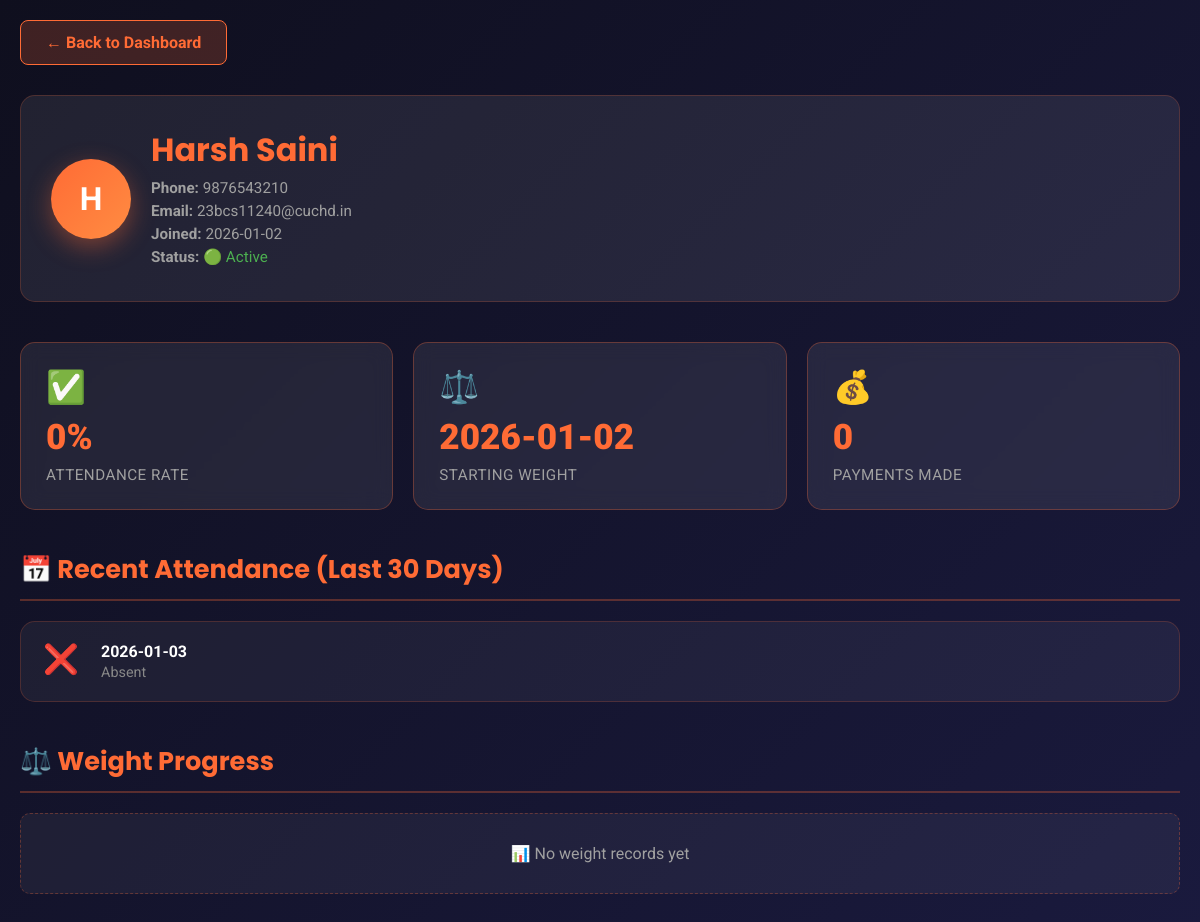
Page /insights/2 (signed in) on the committed database.
### tables this page shows
CREATE TABLE members (
            id INTEGER PRIMARY KEY AUTOINCREMENT,
            gym_owner_id INTEGER NOT NULL,
            name TEXT,
            phone TEXT,
            email TEXT,
            join_date TEXT,
            start_weight REAL,
            status TEXT DEFAULT 'active',
            goal_type TEXT DEFAULT 'weight_loss',
            target_weight REAL,
            goal_deadline TEXT,
            FOREIGN KEY(gym_owner_id) REFERENCES gym_owners(id),
            UNIQUE(gym_owner_id, name)
        );

CREATE TABLE attendance (
            id INTEGER PRIMARY KEY AUTOINCREMENT,
            gym_owner_id INTEGER NOT NULL,
            member_id INTEGER,
            date TEXT,
            status TEXT,
            FOREIGN KEY(gym_owner_id) REFERENCES gym_owners(id),
            UNIQUE(gym_owner_id, member_id, date)
        );

### app.py (the view)
@app.route("/insights/<int:member_id>")
@login_required
def member_insights(member_id):
    gym_owner_id = session.get('gym_owner_id')
    with get_db() as db:
        member = db.execute(
            "SELECT * FROM members WHERE id=? AND gym_owner_id=?",
            (member_id, gym_owner_id)
        ).fetchone()
        if not member:
            flash("Member not found", "error")
            return redirect("/")
        attendance_data = db.execute("""
            SELECT date, status FROM attendance
            WHERE member_id=? AND gym_owner_id=? AND date >= date('now', '-30 days')
            ORDER BY date DESC
        """, (member_id, gym_owner_id)).fetchall()
        weight_data = db.execute("""
            SELECT month, weight FROM weight_logs
            WHERE member_id=? AND gym_owner_id=?
            ORDER BY month DESC
            LIMIT 12
        """, (member_id, gym_owner_id)).fetchall()
        goal = db.execute(
            "SELECT * FROM member_goals WHERE member_id=? AND gym_owner_id=?",
            (member_id, gym_owner_id)
        ).fetchone()
        fees_paid = db.execute(
            "SELECT COALESCE(COUNT(*), 0) FROM fees WHERE member_id=? AND gym_owner_id=? AND paid_status='paid'",
            (member_id, gym_owner_id)
        ).fetchone()[0]
        attendance_percent = (len([a for a in attendance_data if a['status'] == 'present']) / len(attendance_data) * 100) if attendance_data else 0
    return render_template(
        "insights.html",
        member=member,
        goal=goal,
        attendance_data=attendance_data,
        weight_data=weight_data,
        attendance_percent=round(attendance_percent),
        fees_paid=fees_paid
    )

### app.py (called while the page is built)
def login_required(f):
    @wraps(f)
    def decorated_function(*args, **kwargs):
        if 'gym_owner_id' not in session:
            flash("Please login to access this page", "warning")
            return redirect("/login")
        return f(*args, **kwargs)
    return decorated_function

def get_db():
    conn = sqlite3.connect(DB_NAME)
    conn.row_factory = sqlite3.Row
    return conn

### templates/insights.html (shortened to what this page needs)
<!DOCTYPE html>
<html lang="en">
<head>
</head>
<body>
    <div class="container">
        <a href="/" class="back-link">← Back to Dashboard</a>
        <header>
            <div class="member-avatar-large">{{ member.name[0].upper() }}</div>
            <div class="member-info">
                <h1>{{ member.name }}</h1>
                <div class="member-details">
                    <p><strong>Phone:</strong> {{ member.phone }}</p>
                    <p><strong>Email:</strong> {{ member.email }}</p>
                    <p><strong>Joined:</strong> {{ member.join_date }}</p>
                    <p><strong>Status:</strong> {% if member.status == 'active' %}<span style="color:#4caf50;">🟢 Active</span>{% else %}<span style="color:#999;">🔴 Inactive</span>{% endif %}</p>
                </div>
            </div>
        </header>
        <div class="stats-grid">
            <div class="stat-card">
                <div class="stat-icon">✅</div>
                <div class="stat-value">{{ attendance_percent }}%</div>
                <div class="stat-label">Attendance Rate</div>
            </div>
            <div class="stat-card">
                <div class="stat-icon">⚖️</div>
                <div class="stat-value">{{ member[5] or '—' }}</div>
                <div class="stat-label">Starting Weight</div>
            </div>
            <div class="stat-card">
                <div class="stat-icon">💰</div>
                <div class="stat-value">{{ fees_paid }}</div>
                <div class="stat-label">Payments Made</div>
            </div>
        </div>
        <div class="section">
            <h2 class="section-title">📅 Recent Attendance (Last 30 Days)</h2>
            {% if attendance_data %}
            <div class="timeline">
                {% for record in attendance_data %}
                <div class="timeline-item">
                    <div class="timeline-icon">
                        {% if record[1] == 'present' %}✅{% else %}❌{% endif %}
                    </div>
                    <div class="timeline-content">
                        <div class="timeline-title">{{ record[0] }}</div>
                        <div class="timeline-status">
                            {% if record[1] == 'present' %}Present{% else %}Absent{% endif %}
                        </div>
                    </div>
                </div>
                {% endfor %}
            </div>
            {% else %}
            <div class="empty-message">📊 No attendance records in the last 30 days</div>
            {% endif %}
        </div>
        <div class="section">
            <h2 class="section-title">⚖️ Weight Progress</h2>
            {% if weight_data %}
            <div class="timeline">
                {% for record in weight_data %}
                <div class="timeline-item">
                    <div class="timeline-icon">⚖️</div>
                    <div class="timeline-content">
                        <div class="timeline-title">{{ record[0] }}</div>
                        <div class="timeline-status">
                            <strong style="color:#ff6b35;">{{ record[1] }} kg</strong>
                            {% if member[5] and record[1] %}
                                <span style="color:#a0a0a0;margin-left:10px;">
                                    {% set diff = record[1] - member[5] %}
                                    {% if diff > 0 %}
                                        ↑ +{{ diff|round(1) }} kg
                                    {% elif diff < 0 %}
                                        ↓ {{ diff|round(1) }} kg
                                    {% else %}
                                        Same
                                    {% endif %}
                                </span>
                            {% endif %}
                        </div>
                    </div>
                </div>
                {% endfor %}
            </div>
            {% else %}
            <div class="empty-message">📊 No weight records yet</div>
            {% endif %}
        </div>
    </div>
</body>
</html>

### templates/insights.html (style rules this page uses)
* { margin: 0; padding: 0; box-sizing: border-box; }
body { font-family: 'Roboto', sans-serif; background: linear-gradient(135deg, #0f0f1e 0%, #1a1a3e 100%); color: #fff; min-height: 100vh; padding: 20px; }
.container { max-width: 1200px; margin: 0 auto; }
.back-link { display: inline-block; margin-bottom: 30px; padding: 12px 25px; background: rgba(255, 107, 53, 0.2); border: 1px solid #ff6b35; color: #ff6b35; border-radius: 8px; text-decoration: none; transition: all 0.3s ease; font-weight: bold; }
header { display: flex; align-items: center; gap: 20px; margin-bottom: 40px; padding: 30px; background: rgba(255, 255, 255, 0.08); border-radius: 15px; border: 1px solid rgba(255, 107, 53, 0.2); }
.member-avatar-large { width: 80px; height: 80px; border-radius: 50%; background: linear-gradient(135deg, #ff6b35 0%, #ff8c42 100%); display: flex; align-items: center; justify-content: center; font-weight: bold; font-size: 2em; box-shadow: 0 8px 25px rgba(255, 107, 53, 0.4); }
.member-info { flex: 1; }
h1 { font-size: 2em; color: #ff6b35; margin-bottom: 5px; font-family: 'Poppins', sans-serif; }
.member-details { color: #a0a0a0; font-size: 0.95em; }
.member-details p { margin: 5px 0; }
.stats-grid { display: grid; grid-template-columns: repeat(auto-fit, minmax(250px, 1fr)); gap: 20px; margin-bottom: 40px; }
.stat-card { background: rgba(255, 255, 255, 0.08); border: 1px solid rgba(255, 107, 53, 0.3); border-radius: 15px; padding: 25px; backdrop-filter: blur(10px); transition: all 0.4s ease; }
.stat-icon { font-size: 2em; margin-bottom: 10px; }
.stat-value { font-size: 2.2em; font-weight: 900; color: #ff6b35; margin-bottom: 8px; }
.stat-label { color: #a0a0a0; font-size: 0.95em; text-transform: uppercase; letter-spacing: 0.5px; }
.section { margin-bottom: 40px; }
.section-title { font-size: 1.6em; color: #ff6b35; margin-bottom: 20px; padding-bottom: 10px; border-bottom: 2px solid rgba(255, 107, 53, 0.3); font-family: 'Poppins', sans-serif; }
.timeline { background: rgba(255, 255, 255, 0.05); border: 1px solid rgba(255, 107, 53, 0.2); border-radius: 15px; padding: 20px; }
.timeline-item { display: flex; gap: 20px; padding-bottom: 20px; border-bottom: 1px solid rgba(255, 255, 255, 0.1); animation: slideIn 0.6s ease-out; }
.timeline-item:last-child { border-bottom: none; padding-bottom: 0; }
.timeline-icon { font-size: 1.8em; min-width: 40px; text-align: center; }
.timeline-content { flex: 1; }
.timeline-title { font-weight: 700; margin-bottom: 3px; }
.timeline-status { color: #888; font-size: 0.9em; }
.empty-message { text-align: center; padding: 30px; color: #a0a0a0; background: rgba(255, 255, 255, 0.05); border-radius: 10px; border: 1px dashed rgba(255, 107, 53, 0.3); }

### rows in the picture
members: name "H", name "Harsh Saini", phone "9876543210", email "23bcs11240@cuchd.in", join_date "2026-01-02"
attendance: date "2026-01-03", status "Absent"

### other values in the picture
{{ attendance_percent }} "0"
{{ fees_paid }} "0"
